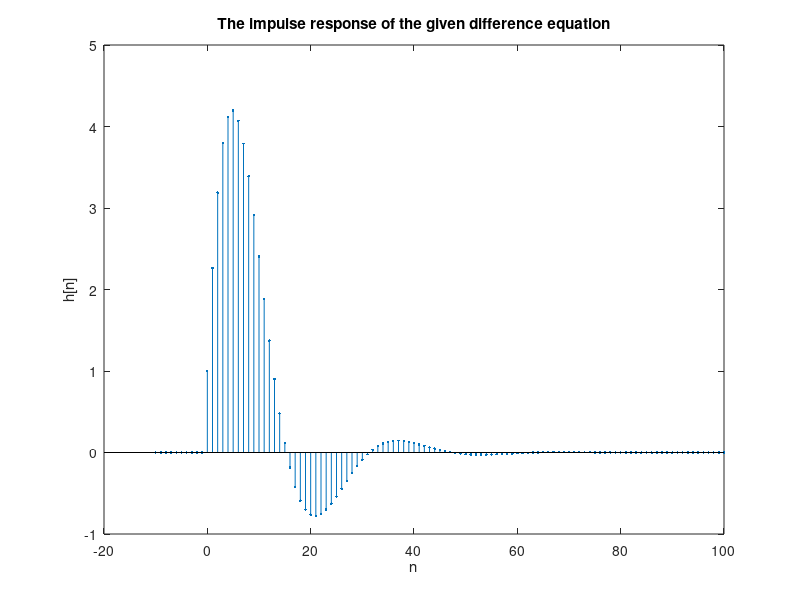
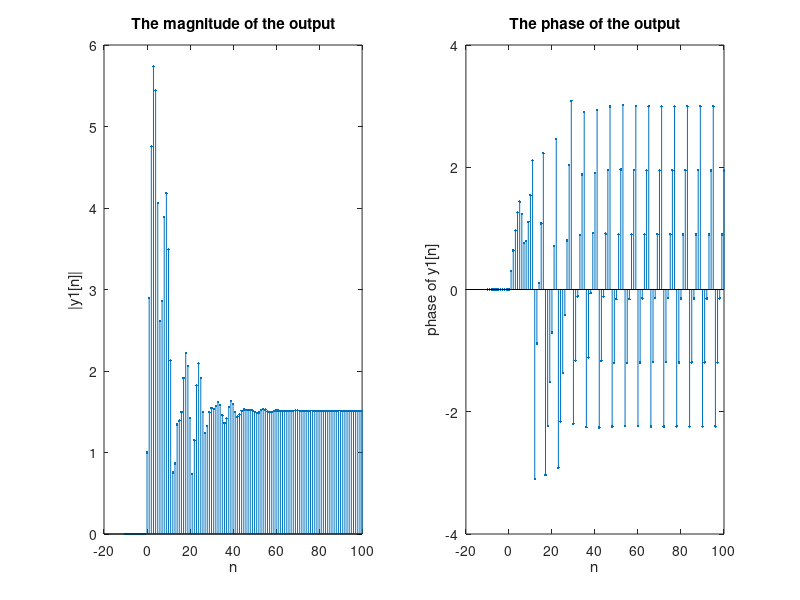
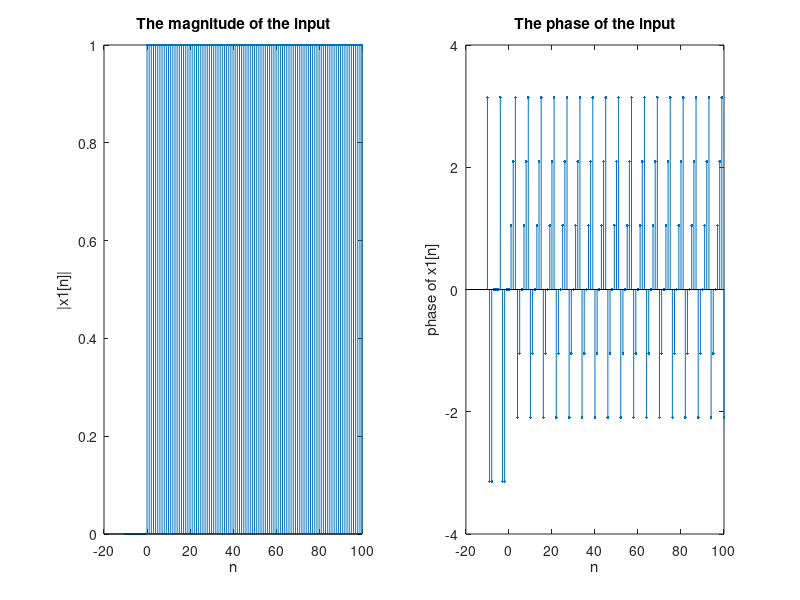
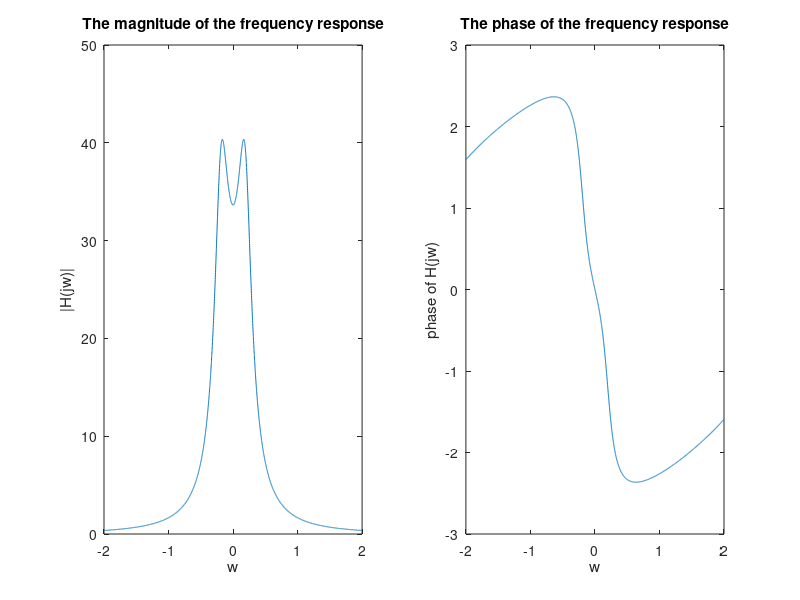

Source code (MATLAB) for these figures, in order:
% Homework1 Question 3


%-----------------------------part a-------------------------------------%

n = -10:100; % the indecies for the desired range

coefx = [1 0.5 0]; % coefficients of the x's starting from x[n]
coefy = [1 -1.8*cos(pi/16) 0.81]; % coefficients of the y's starting from y[n]


% It can also be calculated by using 'dimpulse' function 
% % using the function dimpulse, the impulse response is evaluated
% % n = 0:100;
%   [h,x] = dimpulse(coefx, coefy, length(n));
% 
% % since the given system can be expressed as difference eqn. and there are
% % no auxiliary conditions, then it should be causal LTI system. Therefore, 
% % it has no value in the negative side of the time axis.
% h = [zeros(1,10), h'];  
% n = [-10:-1, n];

% dirac delta function in discrete time
dir = zeros(1,111);
dir(11) = 1; % impulse at n=0
h = filter(coefx, coefy, dir);

figure(1)
stem(n, h, '.'); % ploting the h[n]
title('The impulse response of the given difference equation');
xlabel('n');
ylabel('h[n]');


%-----------------------------part c-------------------------------------%

x1 = exp(1i.*(pi/3).*n).*(n>=0);

y1 = filter(coefx, coefy, x1);
 
figure(2)
subplot(1,2,1)
stem(n,abs(y1),'.');
title('The magnitude of the output');
xlabel('n');
ylabel('|y1[n]|');
subplot(1,2,2)
stem(n,angle(y1),'.');
title('The phase of the output');
xlabel('n');
ylabel('phase of y1[n]');

% in order to compare with the output y1[n]
figure(3)
subplot(1,2,1)
stem(n,abs(x1),'.');
title('The magnitude of the input');
xlabel('n');
ylabel('|x1[n]|');
subplot(1,2,2)
stem(n,angle(x1),'.');
title('The phase of the input');
xlabel('n');
ylabel('phase of x1[n]');



%-----------------------------part e-------------------------------------%

w=-2:(0.001*(pi/3)):2;
H=(1+1/2.*exp(-1i.*w))./(1-1.8.*cos(pi/16).*exp(-1i.*w)+0.81.*exp(-2.*1i.*w));

% plot of the frequency response
figure(4)
subplot(1,2,1)
plot(w,abs(H));
title('The magnitude of the frequency response');
xlabel('w');
ylabel('|H(jw)|');
subplot(1,2,2)
plot(w,angle(H));
title('The phase of the frequency response');
xlabel('w');
ylabel('phase of H(jw)');

%-----------------------------part f-------------------------------------%

% Hss at w=pi/3
Hss=(1+1/2*exp(-1i*pi/3))/(1-1.8*cos(pi/16)*exp(-1i*pi/3)+0.81*exp(-2*1i*pi/3));

% eqn2 in the question
yss=Hss.*exp(1i.*(pi/3).*n);

yt=y1-yss; % transient response

% plotting the transient response in the range 0 to 30
figure(5)
subplot(1,2,1)
stem(n(11:41),abs(yt(11:41)),'.');
title('The magnitude of the transient response');
xlabel('n');
ylabel('|yt[n]|');
subplot(1,2,2)
stem(n(11:41),angle(yt(11:41)),'.');
title('The phase of the transient response');
xlabel('n');
ylabel('phase of yt[n]');
